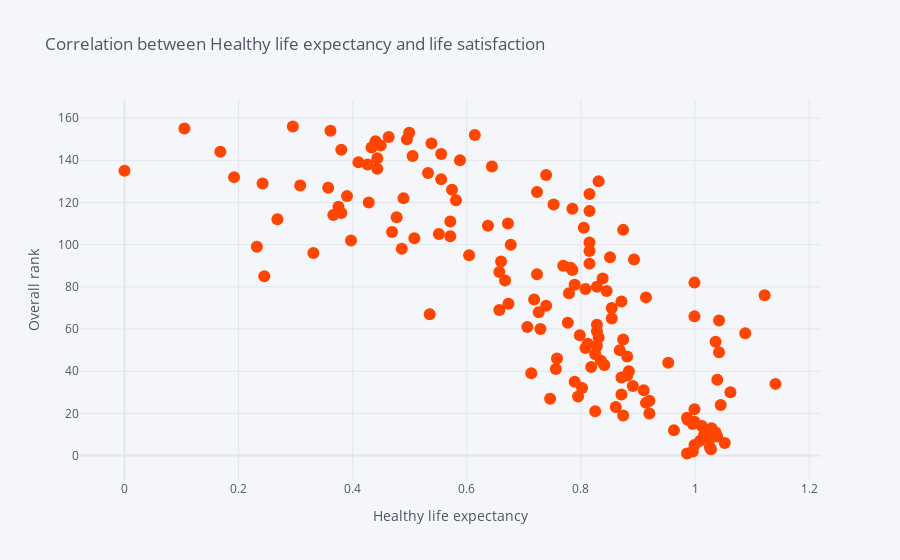

The cell this chart's notebook holds for it:
### Code cell
# Correlation between Healthy life expectancy and life satisfaction
# The higher the Healthy life expectancy, the more life satisfaction they are

df_2019.iplot(kind='scatter', mode='markers', x='Healthy life expectancy', y='Overall rank',
              text='Country or region', color='orangered', xTitle='Healthy life expectancy', yTitle='Overall rank', 
              title="Correlation between Healthy life expectancy and life satisfaction")

### Figure 1 — Plotly figure (JSON) as saved in the notebook; plotly's stock layout.template omitted (floating-point values rounded to 4 significant figures; data arrays with more than 128 entries replaced by an {"elided": "..."} marker saying what was removed)
{"data": [{"line": {"color": "rgba(255, 69, 0, 1.0)", "dash": "solid", "shape": "linear", "width": 1.3}, "marker": {"size": 12, "symbol": "circle"}, "mode": "markers", "name": "Overall rank", "text": {"elided": "156 str values"}, "type": "scatter", "x": {"elided": "156 float values"}, "y": {"elided": "156 int values"}}], "layout": {"legend": {"bgcolor": "#F5F6F9", "font": {"color": "#4D5663"}}, "paper_bgcolor": "#F5F6F9", "plot_bgcolor": "#F5F6F9", "title": {"font": {"color": "#4D5663"}, "text": "Correlation between Healthy life expectancy and life satisfaction"}, "xaxis": {"gridcolor": "#E1E5ED", "showgrid": true, "tickfont": {"color": "#4D5663"}, "title": {"font": {"color": "#4D5663"}, "text": "Healthy life expectancy"}, "zerolinecolor": "#E1E5ED"}, "yaxis": {"gridcolor": "#E1E5ED", "showgrid": true, "tickfont": {"color": "#4D5663"}, "title": {"font": {"color": "#4D5663"}, "text": "Overall rank"}, "zerolinecolor": "#E1E5ED"}}}
